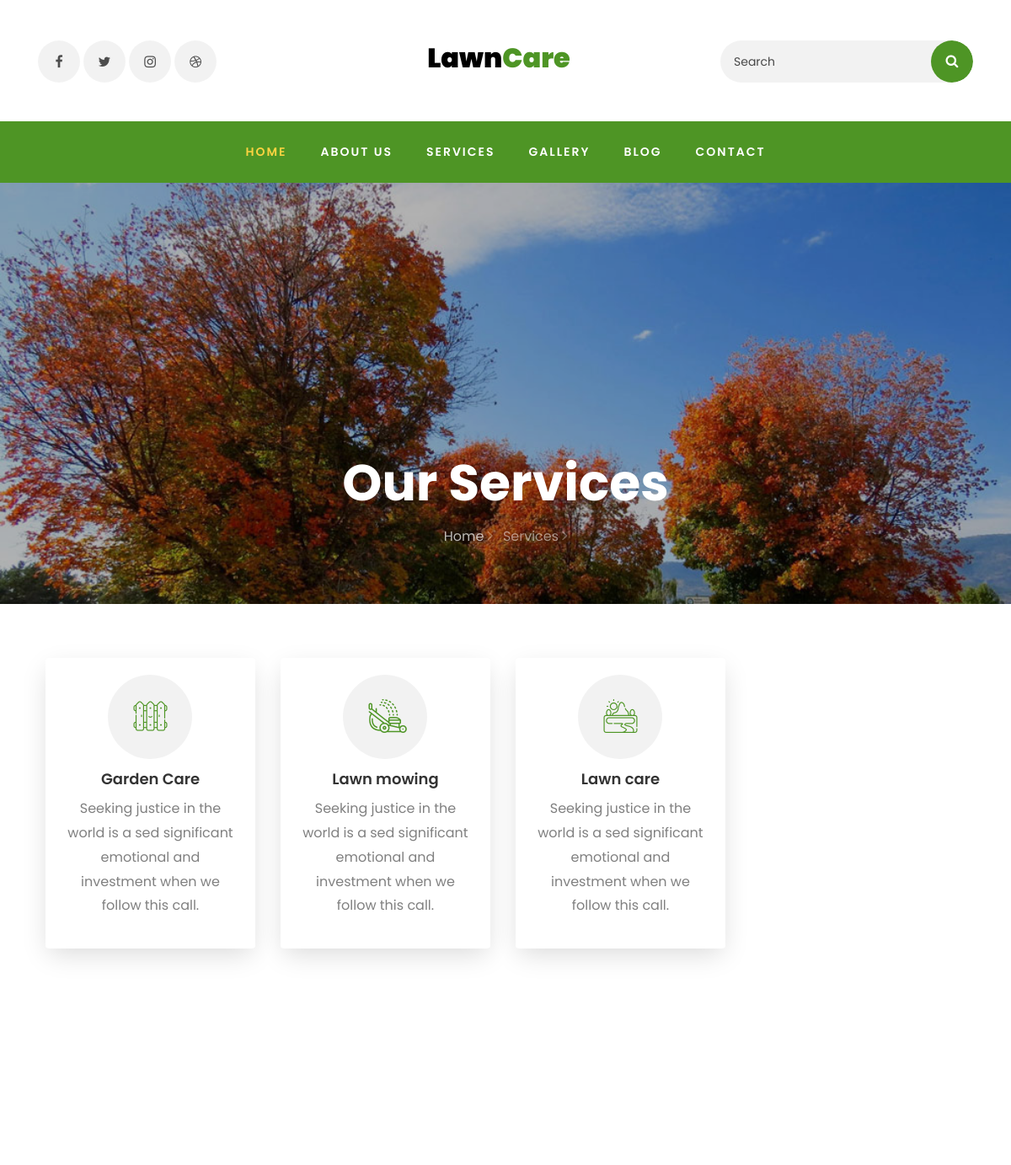
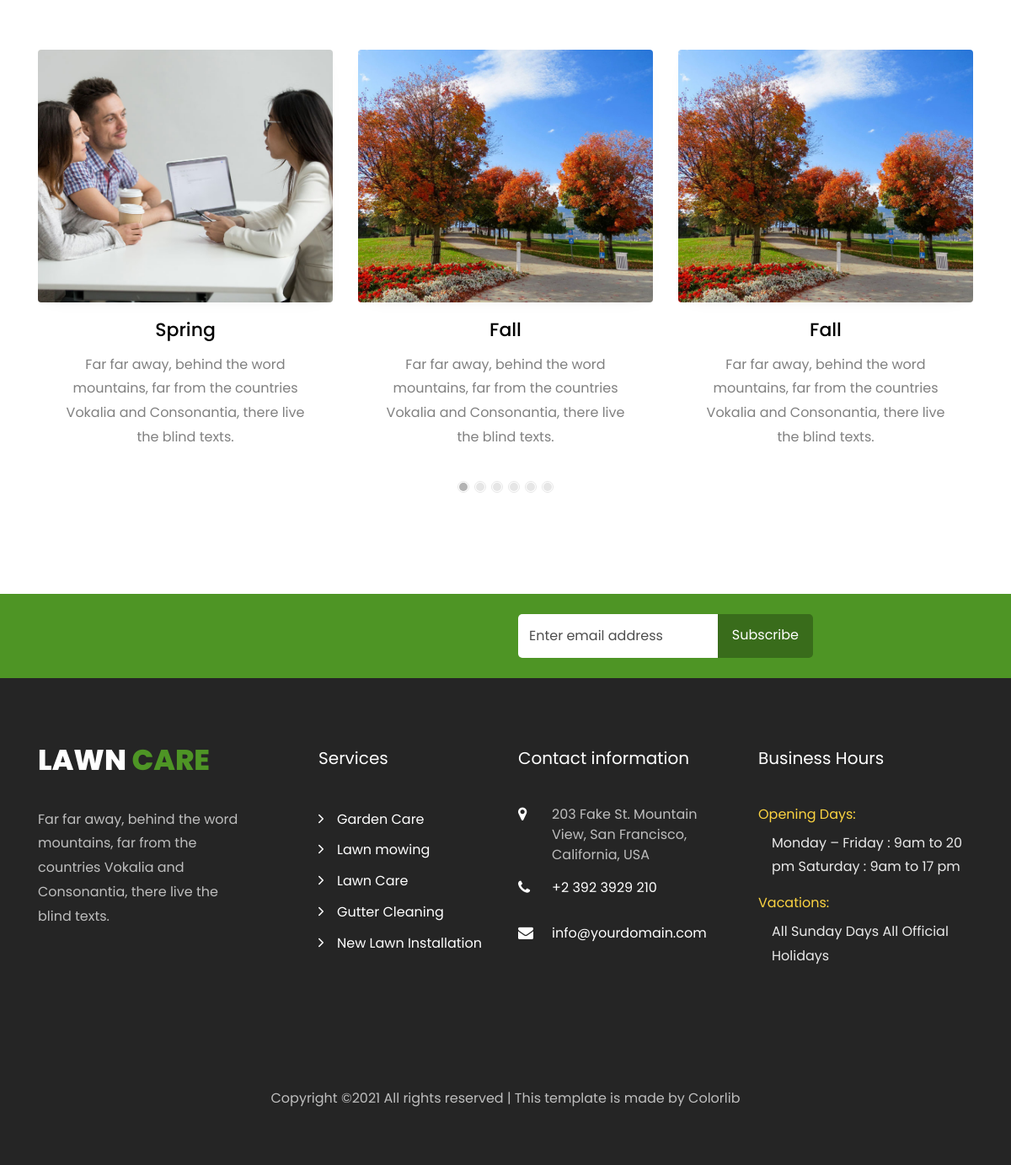
Page /services/ on the committed database (2 pictures, top to bottom).
### siteweb/models.py (models this page shows, shortened)
class Convention(models.Model):
    date_add = models.DateTimeField(auto_now_add=True)
    date_update = models.DateTimeField(auto_now=True)
    status = models.BooleanField(default=True)
    class Meta:
        abstract = True

class Image(Convention):
    image = models.ImageField()
    class Meta:
        verbose_name = 'Image'
        verbose_name_plural = 'Images'

class Website(Convention):
    titre_siteweb = models.CharField(max_length=100)
    siteweb = models.CharField(max_length=100)
    adresse = models.CharField(max_length=100)
    phone = models.CharField(max_length=50)
    email = models.EmailField(max_length=254)
    copyright = models.CharField(max_length=200)
    description_siteweb = models.TextField()
    vocation = models.TextField()
    titre_services = models.CharField(max_length=200)
    description_service = models.TextField()
    titre_testimonial = models.CharField(max_length=100)
    titre_prestation = models.CharField(max_length=50)
    website = models.CharField(max_length=100)
    class Meta:
        verbose_name = 'Website'
        verbose_name_plural = 'Websites'

### service/models.py (models this page shows, shortened)
class Convention(models.Model):
    date_add = models.DateTimeField(auto_now_add=True)
    date_update = models.DateTimeField(auto_now=True)
    status = models.BooleanField(default=True)
    class Meta:
        abstract = True

class Service(Convention):
    icone = models.CharField(max_length= 200)
    titre = models.CharField(max_length=200)
    description = models.TextField()
    class Meta:
        verbose_name = 'Service'
        verbose_name_plural = 'Services'

class Conseil(Convention):
    image = models.ImageField()
    titre = models.CharField(max_length=200)
    description = models.TextField()
    class Meta:
        verbose_name = 'conseil'
        verbose_name_plural = 'conseils'

### siteweb/views.py (the view)
# urls.py: path('services/', views.services, name= 'services'),
def services(request):
    services = models_service.Service.objects.filter(status=True).all()
    websites = models.Website.objects.filter(status=True).first()
    conseils = models_service.Conseil.objects.filter(status=True).all()
    ReseauSociaux = models.ReseauSocial.objects.filter(status= True).all()
    websites = models.Website.objects.filter(status=True).first()
    images = models.Image.objects.filter(status=True).first()
    return render(request, 'services.html',locals())

### templates/services.html (shortened to what this page needs)
{% extends 'base/base.html' %}
{% load static %}
{% block content %}
    <section class="hero-wrap hero-wrap-2" style="background-image: url('{{images.image.url}}');" data-stellar-background-ratio="0.5">
      <div class="overlay"></div>
      <div class="container">
        <div class="row no-gutters slider-text align-items-end justify-content-center">
          <div class="col-md-9 ftco-animate pb-5 text-center">
            <h1 class="mb-3 bread">Our Services</h1>
            <p class="breadcrumbs"><span class="mr-2"><a href="{% url 'index' %}">Home <i class="ion-ios-arrow-forward"></i></a></span> <span>Services <i class="ion-ios-arrow-forward"></i></span></p>
          </div>
        </div>
      </div>
    </section>
		<section class="ftco-section ftco-no-pt ftco-no-pb">
    	<div class="container">
    		<div class="row">
    			<div class="col-lg-3 py-5 order-md-last">
    			</div>
    			<div class="col-lg-9 services-wrap px-4 pt-5">
    				<div class="row pt-md-3">
    					{% for service in services %}
    					<div class="col-md-4 d-flex align-items-stretch">
						<div class="services text-center">
							<div class="icon d-flex justify-content-center align-items-center">
		    						<span class="{{service.icone}}"></span>
		    					</div>
		    					<div class="text">
		    						<h3>{{service.titre}}</h3>
		    						<p>{{service.description}}</p>
		    					</div>
		    				</div>
						</div>
						{% endfor %}
    				</div>
    			</div>
    		</div>
    	</div>
    </section>
    <section class="ftco-section">
    	<div class="container">
    		<div class="row justify-content-center mb-5">
        </div>
        <div class="row">
        	<div class="col-md-12">
        		<div class="carousel-seasonal owl-carousel ftco-owl">
             {% for conseil in conseils %}
              <div class="item">
              	<div class="wrap">
			        		<div class="seasonal img d-flex align-items-center justify-content-center" style="background-image: url({{conseil.image.url}});">
			        		</div>
			        		<div class="text text-center px-4">
		        				<h3><a href="#">{{conseil.titre}}</a></h3>
		        				<p>{{conseil.description}}</p>
		        			</div>
		        		</div>
              </div>
			  {% endfor %}
            </div>
        	</div>
        </div>
    	</div>
    </section>
{% endblock %}

### templates/base/base.html (shortened to what this page needs)
{% load static %}
<!DOCTYPE html>
<html lang="en">
  <head>
    <link rel="stylesheet" href="https://stackpath.bootstrapcdn.com/font-awesome/4.7.0/css/font-awesome.min.css">
    <link rel="stylesheet" href="{% static 'css/animate.css' %}">
    <link rel="stylesheet" href="{% static 'css/owl.carousel.min.css' %}">
    <link rel="stylesheet" href="{% static 'css/owl.theme.default.min.css' %}">
    <link rel="stylesheet" href="{% static 'css/magnific-popup.css' %}">
    <link rel="stylesheet" href="{% static 'css/ionicons.min.css' %}">
    <link rel="stylesheet" href="{% static 'css/flaticon.css' %}">
    <link rel="stylesheet" href="{% static 'css/icomoon.css' %}">
    <link rel="stylesheet" href="{% static 'css/style.css' %}">
  </head>
  <body>
    <div class="container pt-5 pb-4">
			<div class="row justify-content-between">
				<div class="col-md-8 order-md-last">
					<div class="row">
						<div class="col-md-6 text-center">
							<a class="navbar-brand" href="{% url 'index' %}">Lawn<span>Care</span></a>
						</div>
						<div class="col-md-6 d-md-flex justify-content-end mb-md-0 mb-3">
							<form action="#" class="searchform order-lg-last">
			          <div class="form-group d-flex">
			            <input type="text" class="form-control pl-3" placeholder="Search">
			            <button type="submit" placeholder="" class="form-control search"><span class="fa fa-search"></span></button>
			          </div>
			        </form>
						</div>
					</div>
				</div>
				<div class="col-md-4 d-flex">
        {% for social_media in ReseauSociaux %}
					<div class="social-media">
		    		<p class="mb-0 d-flex">
		    			<a href="#" class="d-flex align-items-center justify-content-center"><span class="{{social_media.icone}}"><i class="sr-only">{{social_media.nom}}</i></span></a>
		    		</p>
	        </div>
        {% endfor %}
				</div>
			</div>
		</div>
		<nav class="navbar navbar-expand-lg navbar-dark ftco_navbar bg-dark ftco-navbar-light" id="ftco-navbar">
	    <div class="container-fluid">
	      <div class="collapse navbar-collapse" id="ftco-nav">
	        <ul class="navbar-nav m-auto">
	        	<li class="nav-item active"><a href="{% url 'index' %}" class="nav-link">Home</a></li>
	        	<li class="nav-item"><a href="{% url 'about' %}" class="nav-link">About us</a></li>
            <li class="nav-item"><a href="{% url 'services' %}" class="nav-link">Services</a></li>
	        	<li class="nav-item"><a href="{% url 'gallery' %}" class="nav-link">Gallery</a></li>
	        	<li class="nav-item"><a href="{% url 'blog' %}" class="nav-link">Blog</a></li>
	          <li class="nav-item"><a href="{% url 'contact' %}" class="nav-link">Contact</a></li>
	        </ul>
	      </div>
	    </div>
	  </nav>
{% block content %}
{% endblock %}
<section class="ftco-section ftco-no-pt ftco-no-pb bg-primary">
      <div class="container">
        <div class="row d-flex justify-content-center">
        	<div class="col-lg-8 py-4">
        		<div class="row">
		          <div class="col-md-6 d-flex align-items-center">
		            <form method= "POST" action=" {% url 'newsletterpost' %} " class="subscribe-form">
		              <div class="form-group d-flex">
		                <input type="text" name= "email" class="form-control" placeholder="Enter email address">
		                <input type="submit" value="Subscribe" class="submit px-3">
		              </div>
		            </form>
		          </div>
	          </div>
          </div>
        </div>
      </div>
    </section>
<footer class="ftco-footer ftco-bg-dark ftco-section">
      <div class="container">
        <div class="row mb-5">
          <div class="col-md-6 col-lg">
            <div class="ftco-footer-widget mb-4">
              <h2 class="logo"><a href="{% url 'index' %}">Lawn <span>Care</span></a></h2>
              <p>{{ websites.description_siteweb}}</p>
              <ul class="ftco-footer-social list-unstyled float-md-left float-lft mt-5">
              </ul>
            </div>
          </div>
          <div class="col-md-6 col-lg">
            <div class="ftco-footer-widget mb-4 ml-md-5">
              <h2 class="ftco-heading-2">Services</h2>
              <ul class="list-unstyled">
                <li><a href="#" class="py-1 d-block"><span class="ion-ios-arrow-forward mr-3"></span>Garden Care</a></li>
                <li><a href="#" class="py-1 d-block"><span class="ion-ios-arrow-forward mr-3"></span>Lawn mowing</a></li>
                <li><a href="#" class="py-1 d-block"><span class="ion-ios-arrow-forward mr-3"></span>Lawn Care</a></li>
                <li><a href="#" class="py-1 d-block"><span class="ion-ios-arrow-forward mr-3"></span>Gutter Cleaning</a></li>
                <li><a href="#" class="py-1 d-block"><span class="ion-ios-arrow-forward mr-3"></span>New Lawn Installation</a></li>
              </ul>
            </div>
          </div>
          <div class="col-md-6 col-lg">
            <div class="ftco-footer-widget mb-4">
            	<h2 class="ftco-heading-2">Contact information</h2>
            	<div class="block-23 mb-3">
	              <ul>
	                <li><span class="icon icon-map-marker"></span><span class="text">{{ websites.adresse}}</span></li>
	                <li><a href="#"><span class="icon icon-phone"></span><span class="text">{{ websites.phone}}</span></a></li>
	                <li><a href="#"><span class="icon icon-envelope"></span><span class="text">{{ websites.email}}</span></a></li>
	              </ul>
	            </div>
            </div>
          </div>
          <div class="col-md-6 col-lg">
             <div class="ftco-footer-widget mb-4">
              <h2 class="ftco-heading-2">Business Hours</h2>
              <div class="opening-hours">
              	<h4>Opening Days:</h4>
              	<p class="pl-3">
              		<span>Monday – Friday : 9am to 20 pm</span>
              		<span>Saturday : 9am to 17 pm</span>
              	</p>
              	<h4>Vacations:</h4>
              	<p class="pl-3">
              		<span>All Sunday Days</span>
              		<span>All Official Holidays</span>
              	</p>
              </div>
            </div>
          </div>
        </div>
        <div class="row">
          <div class="col-md-12 text-center">
            <p>
          {{ websites.copyright | safe}}
  </p>
          </div>
        </div>
      </div>
    </footer>
  </body>
</html>

### static/css/icomoon.css (style rules this page uses)
[class^="icon-"], [class*=" icon-"] { font-family: 'icomoon' !important; speak: none; font-style: normal; font-weight: normal; font-variant: normal; text-transform: none; line-height: 1; -webkit-font-smoothing: antialiased; -moz-osx-font-smoothing: grayscale; }
.icon-map-marker:before { content: "\f041"; }
.icon-phone:before { content: "\f095"; }
.icon-envelope:before { content: "\f0e0"; }

### rows in the picture
Image: image (picture)
Service: titre "Garden Care", description "Seeking justice in the world is a sed significant emotional and investment when we follow this call."
Service: titre "Lawn mowing", description "Seeking justice in the world is a sed significant emotional and investment when we follow this call."
Service: titre "Lawn care", description "Seeking justice in the world is a sed significant emotional and investment when we follow this call."
Conseil: image (picture), titre "Fall", description "Far far away, behind the word mountains, far from the countries Vokalia and Consonantia, there live the blind texts."
Conseil: image (picture), titre "Fall", description "Far far away, behind the word mountains, far from the countries Vokalia and Consonantia, there live the blind texts."
Conseil: image (picture), titre "Spring", description "Far far away, behind the word mountains, far from the countries Vokalia and Consonantia, there live the blind texts."
Website: description_siteweb "Far far away, behind the word mountains, far from the countries Vokalia and Consonantia, there live the blind texts.", adresse "203 Fake St. Mountain View, San Francisco, California, USA", phone "+2 392 3929 210", email "info@yourdomain.com", copyright "Copyright ©2021 All rights reserved | This template is made by Colorlib"
